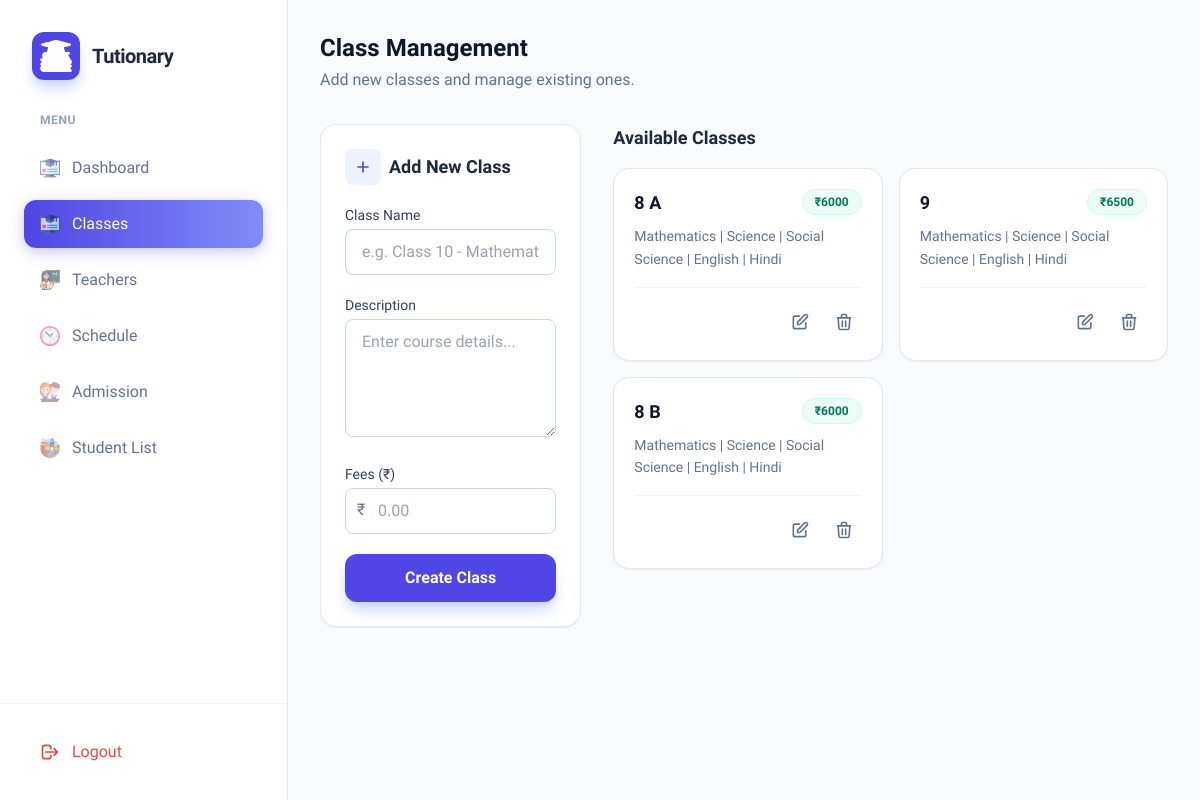
/addcourse, run on an earlier commit of the app's database.
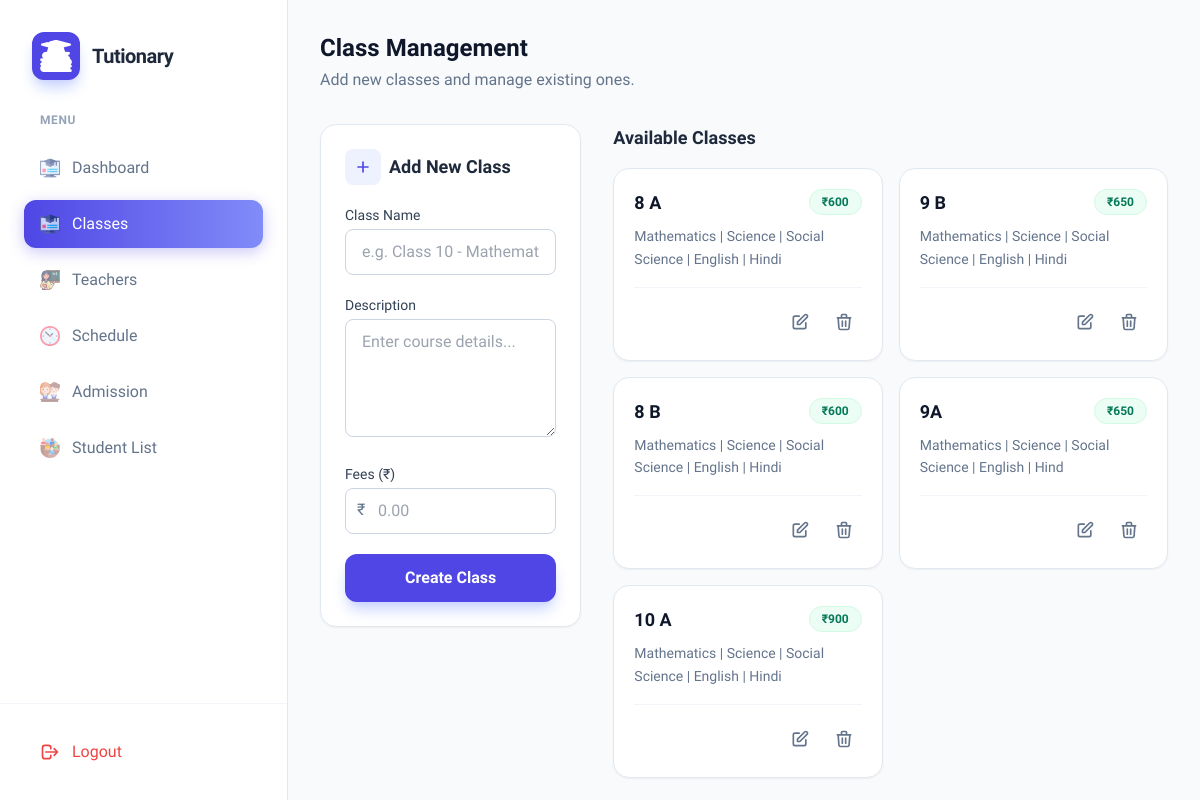
And on a later commit of the database.
### stdapp/models.py (models this page shows, shortened)
class Class(models.Model):
    name=models.CharField(max_length=250)
    description=models.TextField()
    fees=models.IntegerField()

### stdapp/views.py (the view, shortened to what this page needs)
# urls.py: path('addcourse', views.addcourse, name='addcourse'),
def addcourse(request):
    courses = Class.objects.all()
    context = {
        'courses': courses
    }
    return render(request, 'add_course.html', context)

### templates/add_course.html (shortened to what the changed rows need)
{% load static %}
<!DOCTYPE html>
<html lang="en">
<head>
    <script src="https://cdn.tailwindcss.com"></script>
</head>
<body class="bg-slate-50 text-slate-900">
    <div class="flex h-screen overflow-hidden">
        <aside id="sidebar" class="fixed inset-y-0 left-0 z-50 w-72 bg-white border-r border-slate-200 transform -translate-x-full lg:translate-x-0 transition-transform duration-300 ease-in-out lg:static lg:inset-0">
            <div class="flex flex-col h-full">
                <div class="p-8">
                    <div class="flex items-center gap-3">
                        <h2 class="text-xl font-bold tracking-tight text-slate-800">Tutionary</h2>
                    </div>
                </div>
            </div>
        </aside>
        <div class="flex-1 flex flex-col min-w-0 bg-slate-50 overflow-hidden">
            <main class="flex-1 overflow-y-auto p-4 lg:p-8">
                <div class="max-w-7xl mx-auto">
                    <div class="flex flex-col md:flex-row md:items-center md:justify-between mb-8">
                        <div>
                            <h1 class="text-2xl font-bold text-slate-900">Class Management</h1>
                        </div>
                    </div>
                    <div class="grid grid-cols-1 lg:grid-cols-12 gap-8">
                        <div class="lg:col-span-8">
                            <div class="grid grid-cols-1 md:grid-cols-2 gap-4">
                                {% for course in courses %}
                                <div class="bg-white p-5 rounded-2xl shadow-sm border border-slate-200 hover:shadow-md transition-shadow group">
                                    <div class="flex justify-between items-start mb-2">
                                        <h4 class="text-lg font-bold text-slate-900">{{ course.name }}</h4>
                                        <span class="px-3 py-1 bg-emerald-50 text-emerald-700 text-xs font-bold rounded-full border border-emerald-100">
                                            ₹{{ course.fees }}
                                        </span>
                                    </div>
                                    <p class="text-slate-500 text-sm leading-relaxed mb-4 line-clamp-3">
                                        {{ course.description }}
                                    </p>
                                    <div class="flex items-center justify-end gap-2 pt-4 border-t border-slate-100 mt-auto">
                                        <a href="{% url 'edit_course' course.id %}" class="p-2 text-slate-500 hover:text-indigo-600 hover:bg-indigo-50 rounded-lg transition-colors" title="Edit">
                                            <svg class="w-5 h-5" fill="none" stroke="currentColor" viewBox="0 0 24 24"><path stroke-linecap="round" stroke-linejoin="round" stroke-width="2" d="M11 5H6a2 2 0 00-2 2v11a2 2 0 00 2 2h11a2 2 0 00 2-2v-5m-1.414-9.414a2 2 0 112.828 2.828L11.828 15H9v-2.828l8.586-8.586z"></path></svg>
                                        </a>
                                        <form method="post" action="{% url 'delete_course' course.id %}" onsubmit="return confirm('Are you sure you want to delete this class?');">
                                            <button type="submit" class="p-2 text-slate-500 hover:text-red-600 hover:bg-red-50 rounded-lg transition-colors" title="Delete">
                                                <svg class="w-5 h-5" fill="none" stroke="currentColor" viewBox="0 0 24 24"><path stroke-linecap="round" stroke-linejoin="round" stroke-width="2" d="M19 7l-.867 12.142A2 2 0 0116.138 21H7.862a2 2 0 01-1.995-1.858L5 7m5 4v6m4-6v6m1-10V4a1 1 0 00-1-1h-4a1 1 0 00-1 1v3M4 7h16"></path></svg>
                                            </button>
                                        </form>
                                    </div>
                                </div>
                                {% endfor %}
                            </div>
                        </div>
                    </div>
                </div>
            </main>
        </div>
    </div>
</body>
</html>

What changed in the data, as far as the page shows it:
changed Class (number 1 of 5 on the later page): fees "6000" → "600"
changed Class (number 2 of 5 on the later page): name "9" → "9 B"; fees "6500" → "650"
changed Class (number 3 of 5 on the later page): fees "6000" → "600"
added Class: name "9A", fees "650", description "Mathematics | Science | Social Science | English | Hind"
added Class: name "10 A", fees "900", description "Mathematics | Science | Social Science | English | Hindi"
